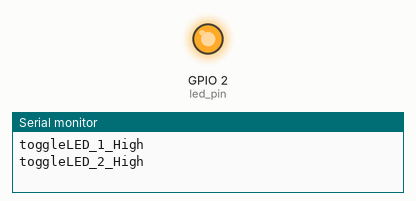
Simulated run of this program. Board: ESP32. On the bench: output pins drawn as LEDs (lit = HIGH), the last lines printed to the serial monitor.

Above: at 0.16 s.
At 39.7 s:
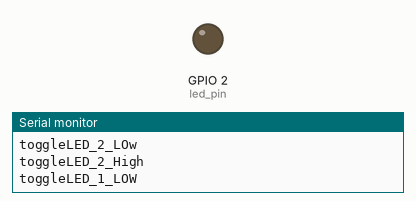
Timing chart, 0 to 40.3 s (numbered marks = the images above):
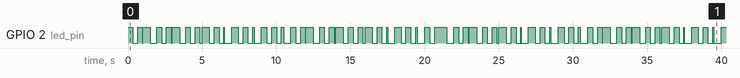

The program:

main.cpp
```cpp
#include <Arduino.h>
/**
 * Solution to 02 - Blinky Challenge
 *
 * Toggles LED at different rates using separate tasks.
 *
 * Date: December 3, 2020
 * Author: Shawn Hymel
 * License: 0BSD
 */

// Use only core 1 for demo purposes
#if CONFIG_FREERTOS_UNICORE
static const BaseType_t app_cpu = 0;
#else
static const BaseType_t app_cpu = 1;
#endif

// LED rates
static const int rate_1 = 500;  // ms
static const int rate_2 = 323;  // ms

// Pins
static const int led_pin = 2;

// Our task: blink an LED at one rate
void toggleLED_1(void *parameter) {
  while(1) {
    digitalWrite(led_pin, HIGH);
    Serial.println("toggleLED_1_High");
    vTaskDelay(rate_1 / portTICK_PERIOD_MS);
    digitalWrite(led_pin, LOW);
    Serial.println("toggleLED_1_LOW");

    vTaskDelay(rate_1 / portTICK_PERIOD_MS);
  }
}

// Our task: blink an LED at another rate
void toggleLED_2(void *parameter) {
  while(1) {
    digitalWrite(led_pin, HIGH);
    Serial.println("toggleLED_2_High");
    vTaskDelay(rate_2 / portTICK_PERIOD_MS);
    digitalWrite(led_pin, LOW);
    Serial.println("toggleLED_2_LOw");
    vTaskDelay(rate_2 / portTICK_PERIOD_MS);
  }
}

void setup() {

  // Configure pin
  pinMode(led_pin, OUTPUT);
  Serial.begin(115200);
  // Task to run forever
  xTaskCreatePinnedToCore(  // Use xTaskCreate() in vanilla FreeRTOS
              toggleLED_1,  // Function to be called
              "Toggle 1",   // Name of task
              1024,         // Stack size (bytes in ESP32, words in FreeRTOS)
              NULL,         // Parameter to pass to function
              1,            // Task priority (0 to configMAX_PRIORITIES - 1)
              NULL,         // Task handle
              app_cpu);     // Run on one core for demo purposes (ESP32 only)

  // Task to run forever
  xTaskCreatePinnedToCore(  // Use xTaskCreate() in vanilla FreeRTOS
              toggleLED_2,  // Function to be called
              "Toggle 2",   // Name of task
              1024,         // Stack size (bytes in ESP32, words in FreeRTOS)
              NULL,         // Parameter to pass to function
              1,            // Task priority (0 to configMAX_PRIORITIES - 1)
              NULL,         // Task handle
              app_cpu);     // Run on one core for demo purposes (ESP32 only)

  // If this was vanilla FreeRTOS, you'd want to call vTaskStartScheduler() in
  // main after setting up your tasks.
}

void loop() {
  // Do nothing
  // setup() and loop() run in their own task with priority 1 in core 1
  // on ESP32
}
```

Measured:
- by itself, GPIO 2 (led_pin): moves between LOW and HIGH, repeating every 31.0 s
- by itself, everything shown: repeats every 11.0 s, in 34 steps
